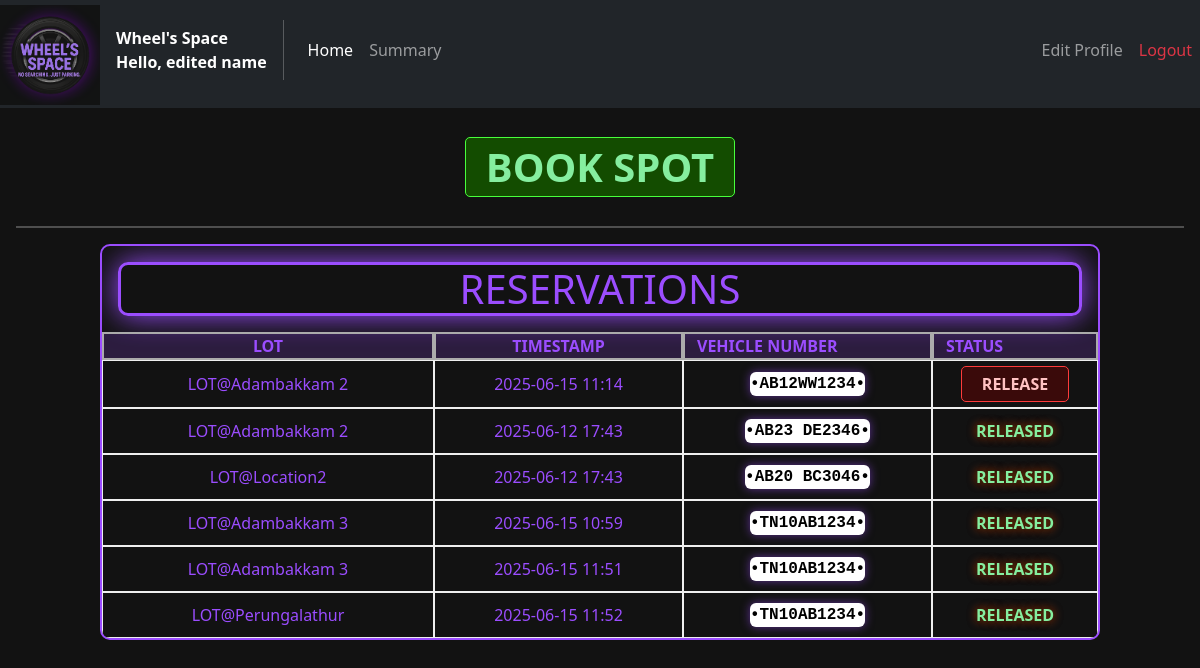
Before: /home/4 with the older database file.
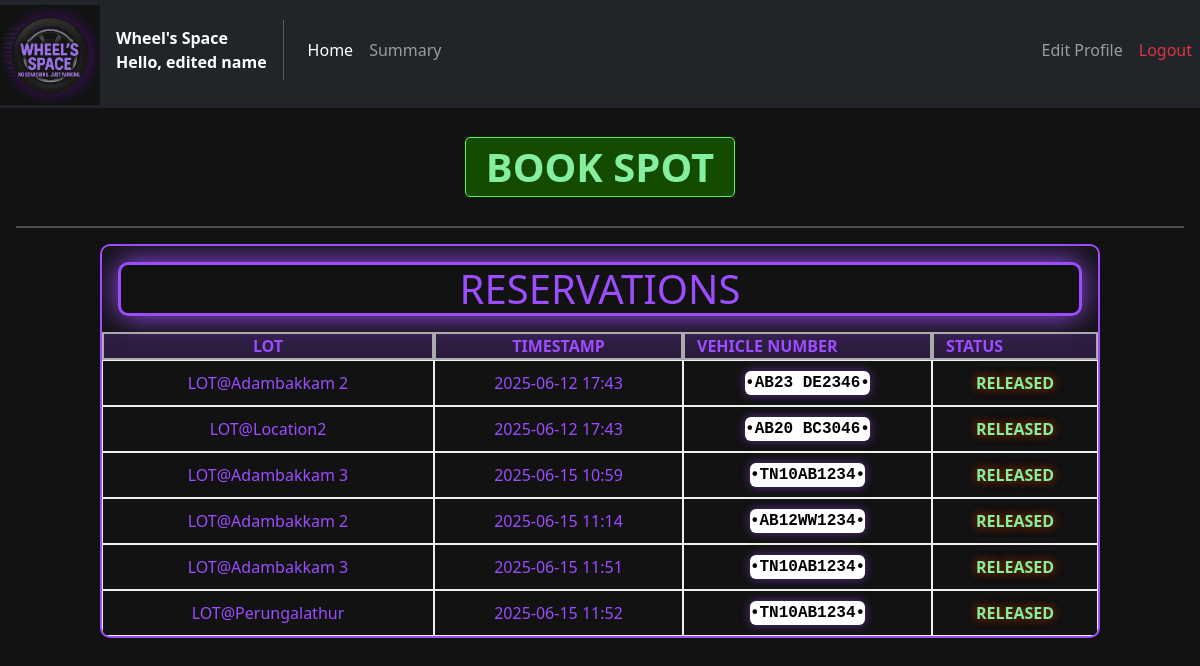
After: the same page with the newer database file.
### models/Reservations.py (models this page shows)
class Reservations(db.Model):
    __tablename__ = "Reservations"
    reservation_id = db.Column(db.Integer, primary_key = True)
    spot_id = db.Column(db.Integer, db.ForeignKey("Spots.spot_id"), nullable=True)
    user_id = db.Column(db.Integer, db.ForeignKey("Users.user_id"))
    parking_timestamp = db.Column(db.DateTime, nullable = False)
    leaving_timestamp = db.Column(db.DateTime)
    price_per_hour = db.Column(db.Numeric(10, 2), nullable=False)
    vehicle_number = db.Column(db.String(11), nullable=False)
    spot = db.relationship("Spots", back_populates = "reservation")
    user = db.relationship("Users", back_populates = "reserved")

### models/Lots.py (models this page shows)
class Lots(db.Model):
    __tablename__ = "Lots"
    lot_id   = db.Column(db.Integer, primary_key=True)
    location = db.Column(db.String(30), unique = True, nullable=False)
    price    = db.Column(db.Numeric(10, 2), nullable=False)
    address  = db.Column(db.String(100), nullable = False)
    pincode  = db.Column(db.Integer, nullable=False)
    max_spots= db.Column(db.Integer, nullable=False)
    spots    = db.relationship("Spots",back_populates = "lot")

### controllers/user_routes.py (the view)
@user_routes.route("/home/<int:user_id>")
def home(user_id):
    user = Users.query.filter_by(user_id = user_id).first()
    raw_sql =  text(f"""SELECT
                            spots.spot_id,
                            lots.location,
                            reservations.vehicle_number,
                            reservations.parking_timestamp,
                            reservations.leaving_timestamp
                        FROM reservations
                        LEFT OUTER JOIN spots ON (reservations.spot_id = spots.spot_id)
                        JOIN lots ON (spots.lot_id=lots.lot_id)
                        JOIN users ON (users.user_id = reservations.user_id)
                        WHERE users.user_id = {user_id};""")
    res = db.session.execute(raw_sql).all()
    i=len(res)-1
    ind = i
    while i>=0:
        if res[ind].leaving_timestamp==None:
            res.insert(0,res.pop(ind))
            ind+=1
        i-=1
        ind-=1
    return render_template("user_login.html", user = user, reservations = res)

### templates/user_login.html (shortened to what this page needs)
<!DOCTYPE html>
<html lang="en">
<head>
    <link href="https://cdn.jsdelivr.net/npm/bootstrap@5.2.3/dist/css/bootstrap.min.css" rel="stylesheet"
>
    <link rel="stylesheet" href="{{ url_for('static', filename='css/General_style.css') }}">
    <link rel="stylesheet" href="{{ url_for('static', filename='css/User_style.css') }}">
</head>
<body>
    <nav class="navbar navbar-expand-lg navbar-dark bg-dark my-nav-bar">
        <div class="navbar-brand logo">
            <img src="{{ url_for('static', filename='images/logo.png' )}}" alt="LOGO" id="logo" class="img-fluid mb-5">
        </div>
        <div>
            <div class="fw-bold text-white">Wheel's Space</div>
            <div class="fw-bold text-white"> Hello, {{user.name}}</div>
        </div>
        <div class="collapse navbar-collapse" id="navbarelements">
            <ul class="navbar-nav me-auto">
                <li class="nav-item">
                    <a href="#" class="nav-link my-nav-link active">Home</a>
                </li>
                <li class="nav-item">
                    <a href="{{url_for('user_routes.summary', user_id = user.user_id)}}" class="nav-link my-nav-link">Summary</a>
                </li>
            </ul>
            <ul class="navbar-nav">
                 <li class="nav-item">
                    <a href="{{url_for('user_routes.useredit', user_id = user.user_id)}}" class="nav-link my-nav-link">Edit Profile</a>
                </li>
                <li class="nav-item">
                    <a href="{{url_for('auth_rbac.logout')}}" class="nav-link my-nav-link text-danger">Logout</a>
                </li>
            </ul>
        </div>
    </nav>
    <div class="container justify-content-center d-flex my-4">
        <a href="{{url_for('user_routes.bookspot', user_id = user.user_id)}}" class="add-btn user-btn h1">BOOK SPOT</a>
    </div>
    <hr class="mx-3" style="height: 2px; background-color: white; border: none;">
    <div class="container my-3 user-box">
        <div class="row">
            <span class="my-title h1 m-3 col text-center">RESERVATIONS</span>
        </div>
        <div class="row mb-1 mb-lg-0">
            <div class="table-heading col-6 col-md-5 col-lg-4">LOT</div>
            <div class="table-heading col-6 col-md-3 col-lg-3">TIMESTAMP</div>
            <div class="table-heading d-none d-md-block col-md-4 col-lg-3">VEHICLE NUMBER</div>
            <div class="table-heading d-none d-lg-block col-lg-2">STATUS</div>
        </div>
        {% for res in reservations %}
        <div class="row mb-1 mb-lg-0">
            <div class="table-element col-6 col-md-5 col-lg-4">LOT@{{res.location}}</div>
            <div class="table-element col-6 col-md-3">{{res.parking_timestamp[:-10]}}</div>
            <div class="table-element col-6 col-md-4 col-lg-3">
                <div class="d-flex license-plate justify-content-center">
                    <span>{{res.vehicle_number}}</span>
                </div>
            </div>
            <div class="table-element col-6 col-md-12 col-lg-2">
                {% if res.leaving_timestamp==None %}
                    <a href="{{url_for('user_routes.releasespot', user_id = user.user_id, spot_id = res.spot_id)}}" class="user-btn del-btn">RELEASE</a>
                {% else %}
                    <span class="user-green-span">RELEASED</span>
                {% endif %}
            </div>
        </div>
        {% endfor %}
    </div>
</body>
</html>

Changed rows visible on the page:
changed Reservations "AB12WW1234": now shows "RELEASED"; no longer shows "RELEASE"; moves down the list
